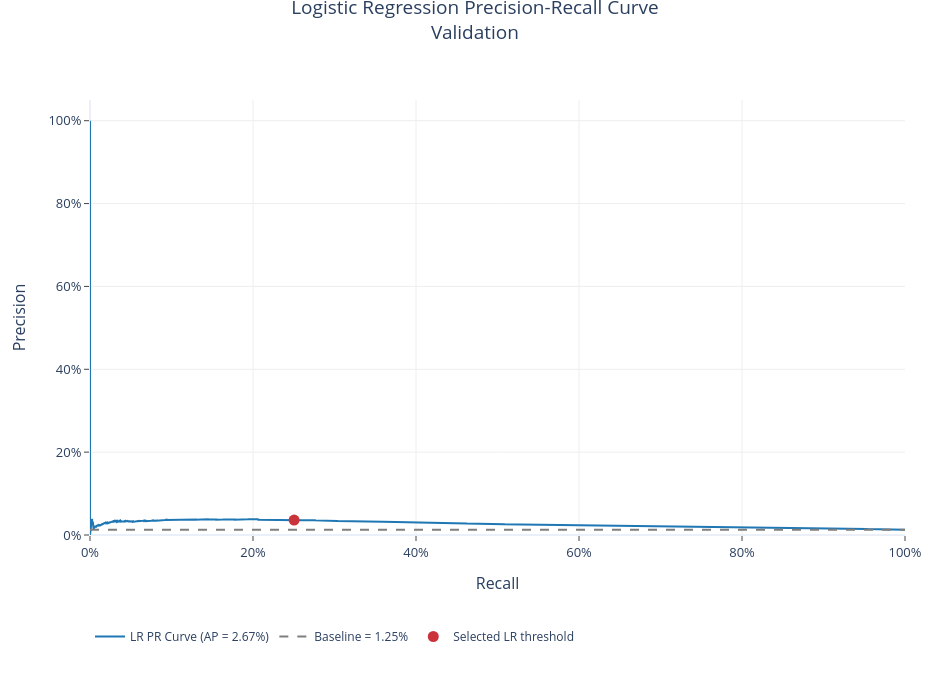

Source (notebook cell):
### Markdown cell above
### 10.3 Looking at the Tradeoff HR Would Face

The **precision-recall curve** shows how the list's exit share changes as more cases are captured. The horizontal line is the untargeted reference; the marked point is the validation cutoff. It helps explain the tradeoff HR would face.

### Code cell
# Show precision as more exit cases are captured.
import plotly.graph_objects as go

lr_precision_curve, lr_recall_curve, _ = precision_recall_curve(
    y_valid, lr_valid_prob
)
lr_valid_ap = average_precision_score(y_valid, lr_valid_prob)
lr_validation_baseline = y_valid.mean()

lr_pr_fig = go.Figure()
lr_pr_fig.add_trace(go.Scatter(
    x=lr_recall_curve,
    y=lr_precision_curve,
    mode="lines",
    name=f"LR PR Curve (AP = {lr_valid_ap:.2%})",
    line=dict(color="#1f77b4", width=2),
    hovertemplate="Recall: %{x:.2%}<br>Precision: %{y:.2%}<extra>Logistic Regression</extra>",
))
lr_pr_fig.add_trace(go.Scatter(
    x=[0, 1],
    y=[lr_validation_baseline, lr_validation_baseline],
    mode="lines",
    name=f"Baseline = {lr_validation_baseline:.2%}",
    line=dict(color="#7f7f7f", dash="dash", width=2),
    hovertemplate="Workforce exit rate: %{y:.2%}<extra>Untargeted baseline</extra>",
))
lr_pr_fig.add_trace(go.Scatter(
    x=[lr_valid_metrics["recall"]],
    y=[lr_valid_metrics["precision"]],
    mode="markers",
    name="Selected LR threshold",
    marker=dict(color="#CB333B", size=11),
    customdata=[[lr_valid_metrics["threshold"], lr_valid_metrics["flagged_rate"]]],
    hovertemplate=(
        "Recall: %{x:.2%}<br>Precision: %{y:.2%}"
        "<br>LR cutoff: %{customdata[0]:.3f}"
        "<br>Workforce flagged: %{customdata[1]:.2%}<extra>Selected LR threshold</extra>"
    ),
))
lr_pr_fig.update_layout(
    title=dict(text="Logistic Regression Precision-Recall Curve<br>Validation",
               x=0.5, y=0.98, xanchor="center", yanchor="top", font=dict(size=19)),
    template="plotly_white",
    width=950,
    height=690,
    font=dict(size=13),
    margin=dict(l=90, r=45, t=100, b=155),
    # Keep the legend clear of the title.
    legend=dict(orientation="h", x=0, y=-0.20, xanchor="left",
                yanchor="top", font=dict(size=12)),
    hovermode="closest",
    xaxis=dict(title="Recall", tickformat=".0%", range=[0, 1], gridcolor="#eeeeee",
               automargin=True, title_standoff=18, ticks="outside", ticklen=5),
    yaxis=dict(title="Precision", tickformat=".0%", range=[0, 1.05], gridcolor="#eeeeee",
               automargin=True, title_standoff=18, ticks="outside", ticklen=5),
)
lr_pr_fig.show()

### Figure 1 — Plotly figure (JSON) as saved in the notebook; plotly's stock layout.template omitted (floating-point values rounded to 4 significant figures; data arrays with more than 128 entries replaced by an {"elided": "..."} marker saying what was removed)
{"data": [{"hovertemplate": "Recall: %{x:.2%}<br>Precision: %{y:.2%}<extra>Logistic Regression</extra>", "line": {"color": "#1f77b4", "width": 2}, "mode": "lines", "name": "LR PR Curve (AP = 2.67%)", "type": "scatter", "x": {"elided": "88705 float values"}, "y": {"elided": "88705 float values"}}, {"hovertemplate": "Workforce exit rate: %{y:.2%}<extra>Untargeted baseline</extra>", "line": {"color": "#7f7f7f", "dash": "dash", "width": 2}, "mode": "lines", "name": "Baseline = 1.25%", "type": "scatter", "x": [0, 1], "y": [0.01253, 0.01253]}, {"customdata": [[0.277, 0.08736]], "hovertemplate": "Recall: %{x:.2%}<br>Precision: %{y:.2%}<br>LR cutoff: %{customdata[0]:.3f}<br>Workforce flagged: %{customdata[1]:.2%}<extra>Selected LR threshold</extra>", "marker": {"color": "#CB333B", "size": 11}, "mode": "markers", "name": "Selected LR threshold", "type": "scatter", "x": [0.2504], "y": [0.03591]}], "layout": {"font": {"size": 13}, "height": 690, "hovermode": "closest", "legend": {"font": {"size": 12}, "orientation": "h", "x": 0, "xanchor": "left", "y": -0.2, "yanchor": "top"}, "margin": {"b": 155, "l": 90, "r": 45, "t": 100}, "title": {"font": {"size": 19}, "text": "Logistic Regression Precision-Recall Curve<br>Validation", "x": 0.5, "xanchor": "center", "y": 0.98, "yanchor": "top"}, "width": 950, "xaxis": {"automargin": true, "gridcolor": "#eeeeee", "range": [0, 1], "tickformat": ".0%", "ticklen": 5, "ticks": "outside", "title": {"standoff": 18, "text": "Recall"}}, "yaxis": {"automargin": true, "gridcolor": "#eeeeee", "range": [0, 1.05], "tickformat": ".0%", "ticklen": 5, "ticks": "outside", "title": {"standoff": 18, "text": "Precision"}}}}
